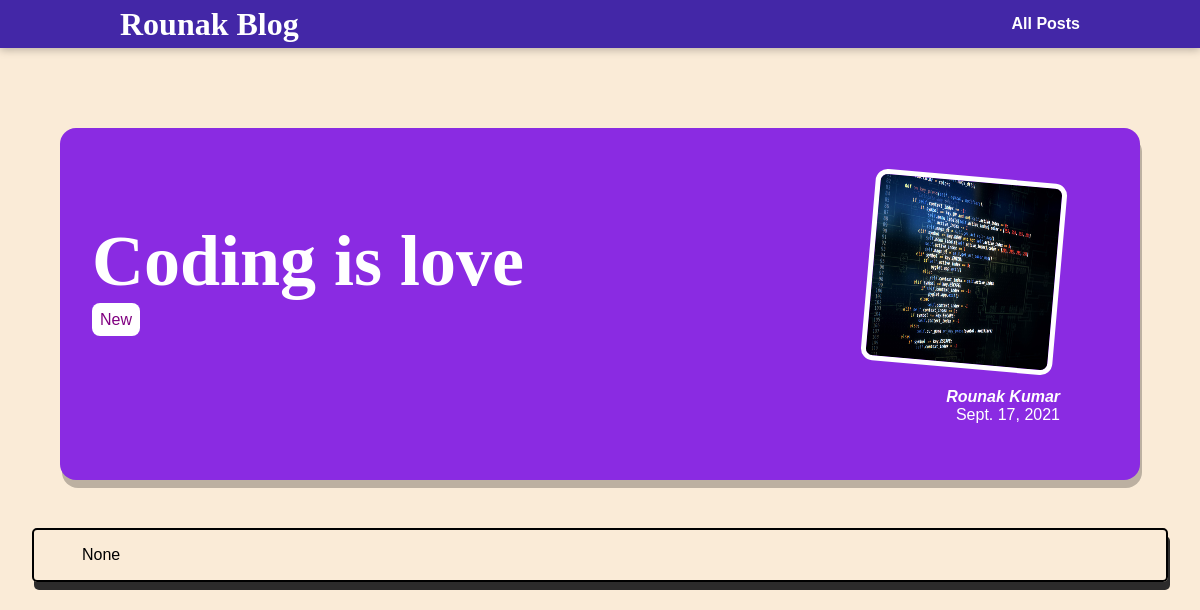
Page /posts/coding-is-love on the committed database.
### blog/models.py (models this page shows, shortened)
class Post(models.Model):
    title=models.CharField(max_length=20)
    img_name=models.CharField(max_length=50)
    text=models.OneToOneField(Value,null=True,on_delete=models.CASCADE)
    date=models.DateField(auto_now=True)
    slug= models.SlugField(unique=True,db_index=True)
    author= models.ForeignKey(Author,on_delete=models.SET_NULL,null=True,related_name="posts")
    tag=models.ManyToManyField(Tag)

class Tag(models.Model):
    caption =models.CharField(max_length=50)

class Author(models.Model):
    first_name= models.CharField(max_length=10)
    last_name=models.CharField(max_length=20)
    email= models.EmailField()
    def __str__(self):
        return f"{self.first_name} {self.last_name}"

### blog/views.py (the view)
# urls.py: path("posts/<slug:slug>",views.posts_details,name="detail-page")
def posts_details(request,slug):
    try:
        identified_post= Post.objects.get(slug=slug)
    except:
        return Http404();
    return render(request,"blog/post_detail.html" ,{
        "post":identified_post,
        "post_tags":identified_post.tag.all(),
    })

### blog/templates/blog/post_detail.html (shortened to what this page needs)
{% extends 'base.html' %}
{% load static %}
{% block page_css %}
    <link rel="stylesheet" href="{% static 'blog/post_detail.css' %}"></link>
    <link rel="stylesheet" href="{% static 'blog/index.css' %}"></link>
{% endblock  %}
{% block page_body %}
    <section id="summary">
        <h2>{{post.title}}</h2>
        <div >
            {% for tag in post_tags %}
                <span class="tags">{{ tag.caption }}</span>
            {% endfor %}
        </div>
        <article>
            <img src="{% static 'blog/images/'|add:post.img_name  %}" alt="post image">
            <address><a href="mailto:{{post.author.email}}">{{post.author}}</a></address>
            <div>
                {{post.date}}
            </div>
        </article>
    </section>
    <main>
        {{post.text}}
    </main>
{% endblock %}

### static/app.css (style rules this page uses)
* { box-sizing: border-box; }
html { font-family: 'Noto Sans KR', sans-serif; }
body { margin:0; }
h1,h2,h3 { font-family: 'Times New Roman', Times, serif; font-weight: bold; }

### blog/static/blog/post_detail.css (style rules this page uses)
body { background-color: antiquewhite; }
#summary { margin:8rem auto 3rem auto; padding:2rem; width: 90%; max-width: 90rem; border-radius: 16px; background-color: blueviolet; position: relative; box-shadow: 02px 8px rgba(0,0,0,.25); height: 22rem; }
#summary h2 { color:white; font-size: 4.5rem; margin-bottom:0.5rem; }
#summary article { position:absolute; top:2rem; right: 3rem; padding: 1rem 2rem; border-radius: 12px; text-align: right; color: white; }
#summary article img { width: 12rem; height:12rem; border-radius: 12px; transform: rotate(5deg); border:5px solid white; margin-bottom: 1rem; }
#summary address { font-weight: bold; }
#summary address a { text-decoration: none; color:white; }
main { padding: 1rem 3rem 1rem 3rem; margin:2rem; border: 2px solid; box-sizing: border-box; box-shadow: 2px 8px rgb(44, 43, 43); border-radius: 5px; }
.tags { background-color: white; color:purple; padding: 0.5rem 0.5rem 0.5rem 0.5rem ; border-radius: 8px; }

### rows in the picture
Post: title "Coding is love", img_name (picture), author "Rounak Kumar", date "Sept. 17, 2021", text "None"
Tag: caption "New"
